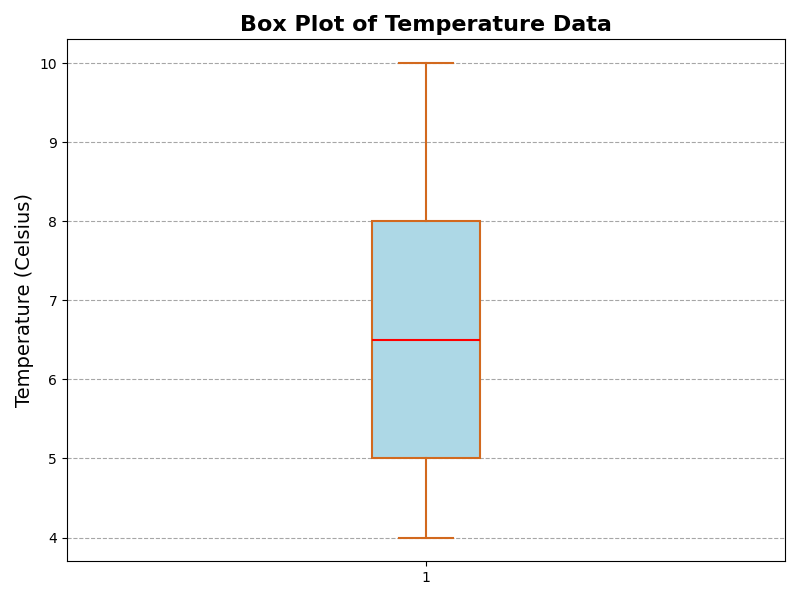

Reproduce this figure in Python.
import matplotlib.pyplot as plt
import numpy as np

temperatures = [5, 6, 8, 7, 6, 5, 7, 8, 9, 4, 5, 5, 6, 7, 8, 5, 6, 7, 10, 6, 7, 5, 8, 9]

fig, ax = plt.subplots(figsize=(8, 6))
ax.boxplot(temperatures, vert=True, patch_artist=True,
           boxprops=dict(facecolor='lightblue', color='chocolate', linewidth=1.5),
           whiskerprops=dict(color='chocolate', linewidth=1.5),
           capprops=dict(color='chocolate', linewidth=1.5),
           medianprops=dict(color='red', linewidth=1.5),
           flierprops=dict(markerfacecolor='chocolate', marker='o', markersize=6, alpha=0.6))

ax.set_title('Box Plot of Temperature Data', fontsize=16, fontweight='bold')
ax.set_ylabel('Temperature (Celsius)', fontsize=14)
ax.yaxis.grid(True, linestyle='--', which='major', color='grey', alpha=0.7)

plt.tight_layout()
plt.show()
